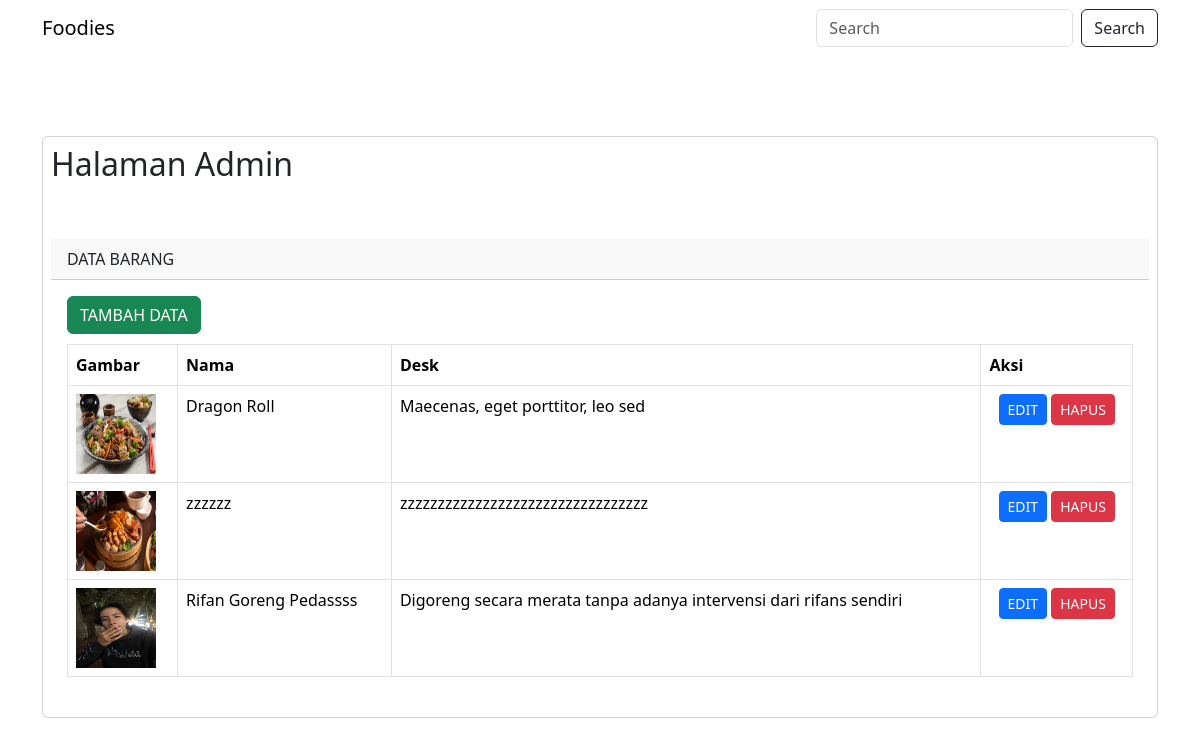
The page /adminpanel/adminpanel.php on the database its author committed.
### tables this page shows
CREATE TABLE `produk` (
  `id` int NOT NULL,
  `gambar` varchar(255) NOT NULL,
  `nama` varchar(50) NOT NULL,
  `desk` varchar(255) NOT NULL
);

### inc/function.php (called while the page is built, shortened)
<?php
$konek = mysqli_connect("localhost", "root", "", "pw2024_tubes_233040168");
function query($query)
{
    global $konek;
    $result = mysqli_query($konek, $query);
    $rows = [];
    while ($row = mysqli_fetch_assoc($result)) {
        $rows[] = $row;
    }
    return $rows;
}

### adminpanel/adminpanel.php (the view, shortened to what this page needs)
<?php
require '../inc/function.php';
$produk = query("SELECT * FROM produk");
?>
<!doctype html>
<html lang="en">
<head>
    <link href="https://cdn.jsdelivr.net/npm/bootstrap@5.3.3/dist/css/bootstrap.min.css" rel="stylesheet">
    <link rel="stylesheet" href="../css/admin.css?<?= time(); ?>">
</head>
<body>
    <nav class="nav-head navbar navbar-expand-lg">
        <div class="container">
            <a class="navbar-brand" href="#">Foodies</a>
            <form class="d-flex" role="search" method="post">
                <input class="form-control  me-2" name="keyword" type="search" placeholder="Search" aria-label="Search">
                <button class="btn btn-outline-dark" name="cari" type="submit">Search</button>
            </form>
        </div>
    </nav>
    <div class="container" style="margin-top: 80px">
        <div class="row">
            <div class="col-md-12">
                <div class="card p-2">
                    <h2>Halaman Admin</h2>
                    <br />
                    <br />
                    <div class="card-header">
                        DATA BARANG
                    </div>
                    <div class="card-body">
                        <a href="tambah.php" class="btn btn-md btn-success" style="margin-bottom: 10px">TAMBAH DATA</a>
                        <table class="table table-bordered" id="myTable">
                            <thead>
                                <tr>
                                    <th scope="col">Gambar</th>
                                    <th scope="col">Nama</th>
                                    <th scope="col">Desk</th>
                                    <th scope="col">Aksi</th>
                                </tr>
                            </thead>
                            <tbody>
                                <?php foreach ($produk as $pro) : ?>
                                    <tr>
                                        <td><img src="../assets/img/<?= $pro["gambar"]; ?>" width="80px" height="80px" alt=""></td>
                                        <td><?= $pro["nama"]; ?></td>
                                        <td><?= $pro["desk"]; ?></td>
                                        <td class="text-center">
                                            <a href="edit.php?id=<?= $pro["id"]; ?>" class="btn btn-sm btn-primary">EDIT</a>
                                            <a href="hapus.php?id=<?= $pro["id"]; ?>" class="btn btn-sm btn-danger">HAPUS</a>
                                        </td>
                                    </tr>
                                <?php endforeach; ?>
                            </tbody>
                        </table>
                    </div>
                </div>
            </div>
        </div>
</body>
</html>

### rows shown on the page
produk: gambar (picture), nama "Dragon Roll", desk "Maecenas, eget porttitor, leo sed"
produk: gambar (picture), nama "zzzzzz", desk "zzzzzzzzzzzzzzzzzzzzzzzzzzzzzzzzz"
produk: gambar (picture), nama "Rifan Goreng Pedassss", desk "Digoreng secara merata tanpa adanya intervensi dari rifans sendiri"
